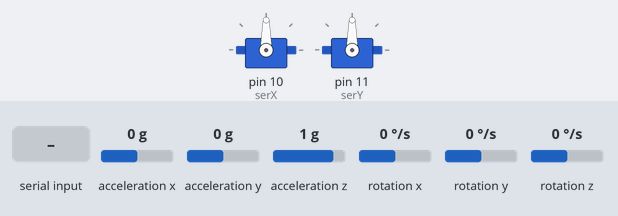
Simulated run of this sketch. Board: Arduino Uno, built with avr-gcc and run on an emulated ATmega328P. Parts: 2 × servo. Wiring (inferred from the names in the program): MPU-6050 motion sensor at I2C address 0x68. Inputs (shaded band) come from the test bench; at power-on: acceleration x 0 g, acceleration y 0 g, acceleration z 1 g, rotation x 0 °/s, rotation y 0 °/s, rotation z 0 °/s. What the sketch prints to the serial monitor is not drawn.

Above: at 10.7 s.
10.8 s: "Y" received over Serial
At 11.2 s:
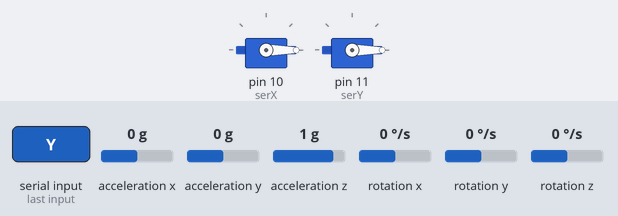
12.3 s: "30,150\n" received over Serial
At 12.7 s:
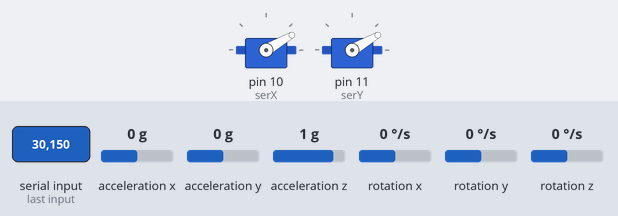
13.8 s: "200\n" received over Serial
At 14.9 s:
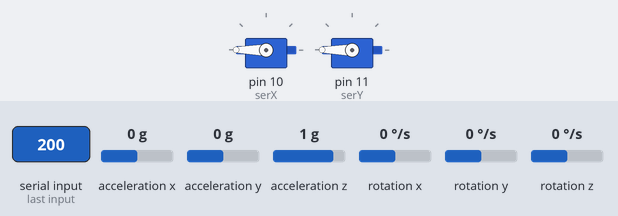
15.3 s: "b" received over Serial
At 16.0 s:
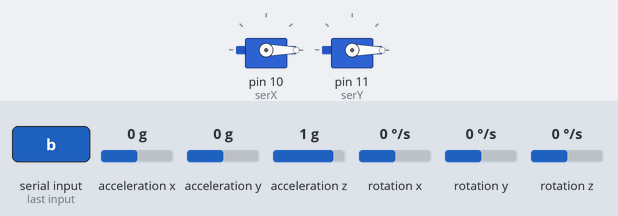
16.8 s: "90,45\n" received over Serial
At 17.2 s:
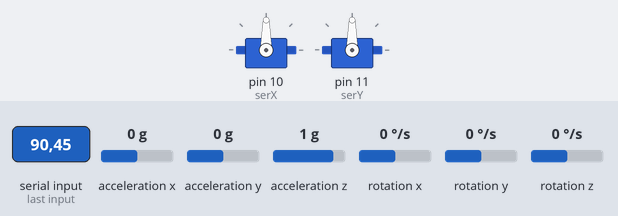
Timing chart, 0 to 19.3 s (numbered marks = the images above; inputs shaded):
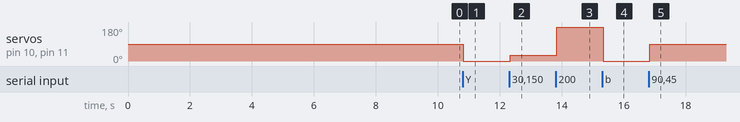

Measured:
- after the input at 10.8 s, servo on pin 10 (serX), servo on pin 11 (serY): 90° → 0° at once
- after the input at 12.3 s, servo on pin 10 (serX), servo on pin 11 (serY): 0° → 30° at once
- after the input at 13.8 s, servo on pin 10 (serX), servo on pin 11 (serY): 30° → 180° at once
- after the input at 15.3 s, servo on pin 10 (serX), servo on pin 11 (serY): 180° → 0° at once
- after the input at 16.8 s, servo on pin 10 (serX), servo on pin 11 (serY): 0° → 90° at once

The sketch:

Stabilised_servo.ino
```cpp
#include <Wire.h>
#include <Servo.h>

Servo serX;
Servo serY;

String serialData;

int gX, gY, gZ;       //declares Gyro variables
long aX, aY, aZ;      //declares Accelerometer variables
long cGX, cGY, cGZ;   //declares Callibration variables
int gList[] = {gX, gY, gZ};
long aList[] = {aX, aY, aZ};
long cList[] = {cGX, cGY, cGZ};
int temperature;
float anglePitch, angleRoll;
float k = 1/(250 * 65.5);
void setup() {
  serX.attach(10);
  serY.attach(11);
  Wire.begin();
  Serial.begin(9600);
  Serial.setTimeout(25);

  setupMPU6050Registers();

  //Serial.println("Callibrating gyros");
  for (int cInt = 0; cInt < 2000 ; cInt ++){
    //if(cInt % 125 == 0)Serial.print(".");
    readMPU6050Data();

    /*for (int i = 0; i < 3 ; i ++){
      cList[i] += gList[i];
    }*/

    cGX += gX;
    cGY += gY;
    cGZ += gZ;
    delay(3);
  }
  cGX /= 2000;
  cGY /= 2000;
  cGZ /= 2000;
  /*for (int i = 0; i < 3 ; i ++){
    cList[i] /= 2000;
    }*/
  //Serial.println(cList[0]);
  //Serial.println(cList[1]);
  //Serial.println(cList[2]);
  Serial.println(cGX);
  Serial.println(cGY);
  Serial.println(cGZ);
}


void loop() {

  readMPU6050Data();

  gX -= cGX;
  gY -= cGY;
  gZ -= cGZ;


  anglePitch += (gX * k);
  angleRoll += (gY * k);

  anglePitch += angleRoll * sin(gZ * k * (PI/180));
  angleRoll -= anglePitch * sin(gZ * k * (PI/180));


  //Serial.println(gX);
  //Serial.println(gY);
  //Serial.println(gZ);

  Serial.println(anglePitch);
  Serial.println(angleRoll);

}

void serialEvent(){
  serialData = Serial.readString();

  serX.write(parseDataX(serialData)+3.6 * anglePitch);
  serY.write(parseDataY(serialData)+3.6 * angleRoll);
}

int parseDataX(String data){
  data.remove(data.indexOf("Y"));
  data.remove(data.indexOf("b"),1);
  data.remove(data.indexOf("X"),1);

  return data.toInt();
}
int parseDataY(String data){
  data.remove(0, data.indexOf("Y")+1);

  return data.toInt();
}


void setupMPU6050Registers(){
  //Activate the MPU-6050
  Wire.beginTransmission(0x68);                                        //Start communicating with the MPU-6050
  Wire.write(0x6B);                                                    //Send the requested starting register
  Wire.write(0x00);                                                    //Set the requested starting register
  Wire.endTransmission();                                              //End the transmission
  //Configure the accelerometer (+/-8g)
  Wire.beginTransmission(0x68);                                        //Start communicating with the MPU-6050
  Wire.write(0x1C);                                                    //Send the requested starting register
  Wire.write(0x10);                                                    //Set the requested starting register
  Wire.endTransmission();                                              //End the transmission
  //Configure the gyro (500dps full scale)
  Wire.beginTransmission(0x68);                                        //Start communicating with the MPU-6050
  Wire.write(0x1B);                                                    //Send the requested starting register
  Wire.write(0x08);                                                    //Set the requested starting register
  Wire.endTransmission();
}

void readMPU6050Data(){                                             //Subroutine for reading the raw gyro and accelerometer data
  Wire.beginTransmission(0x68);                                        //Start communicating with the MPU-6050
  Wire.write(0x3B);                                                    //Send the requested starting register
  Wire.endTransmission();                                              //End the transmission
  Wire.requestFrom(0x68,14);                                           //Request 14 bytes from the MPU-6050
  while(Wire.available() < 14);                                        //Wait until all the bytes are received
  aX = Wire.read()<<8|Wire.read();                                  //Add the low and high byte to the acc_x variable
  aY = Wire.read()<<8|Wire.read();                                  //Add the low and high byte to the acc_y variable
  aZ = Wire.read()<<8|Wire.read();                                  //Add the low and high byte to the acc_z variable
  temperature = Wire.read()<<8|Wire.read();                            //Add the low and high byte to the temperature variable
  gX = Wire.read()<<8|Wire.read();                                 //Add the low and high byte to the gyro_x variable
  gY = Wire.read()<<8|Wire.read();                                 //Add the low and high byte to the gyro_y variable
  gZ = Wire.read()<<8|Wire.read();
}
```
